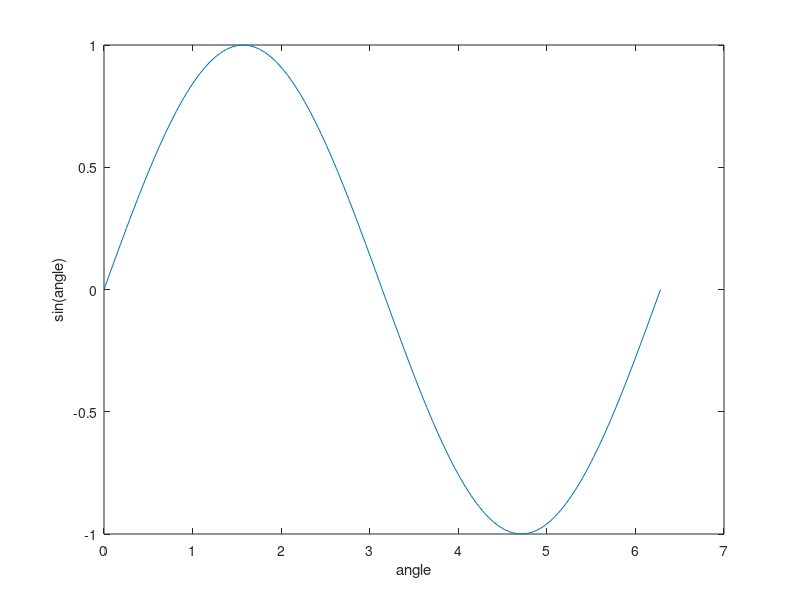

The MATLAB source for this figure:



%% created a vektor of angles from 0 to 2pi and calculate a sinusoid of the angle vector

v4 = 0:2*pi/100:2*pi; % created a vector from 0 to 2*pi


y = sin(v4);

figure(99);
plot(v4,y);
xlabel('angle');
ylabel('sin(angle)');



%% operators on vectors and matrices

v1 = [1 2 3];
v2 = [4 5 6];

v3 = v1 .* v2  % element wise multiplication

v3 = v1 * v2.'  % matrix multiplication 1*4 + 2*5 + 3*6 = 32

% [1 2 3] * [4 
%            5
%            6]   

v4 = v1.^2

v5 = v1 ./ v2  % element wise division of (vectors) matrices

%% a system of linear equations

% 2x1 + 3x2 = 20
% 3x1 + 5x2 = 5

A = [2 3; 3 5];
b = [20; 5];

inv(A)*b 

A\b

%% matrix of zeros, matrix of ones

z = zeros(3,3)

o = ones(4,4)


random_numbersI = randn(2,2)  % random numbers with normal distribution
random_numbersII = rand(2,2)  % random numbers with uniform distr between 0 and 1



